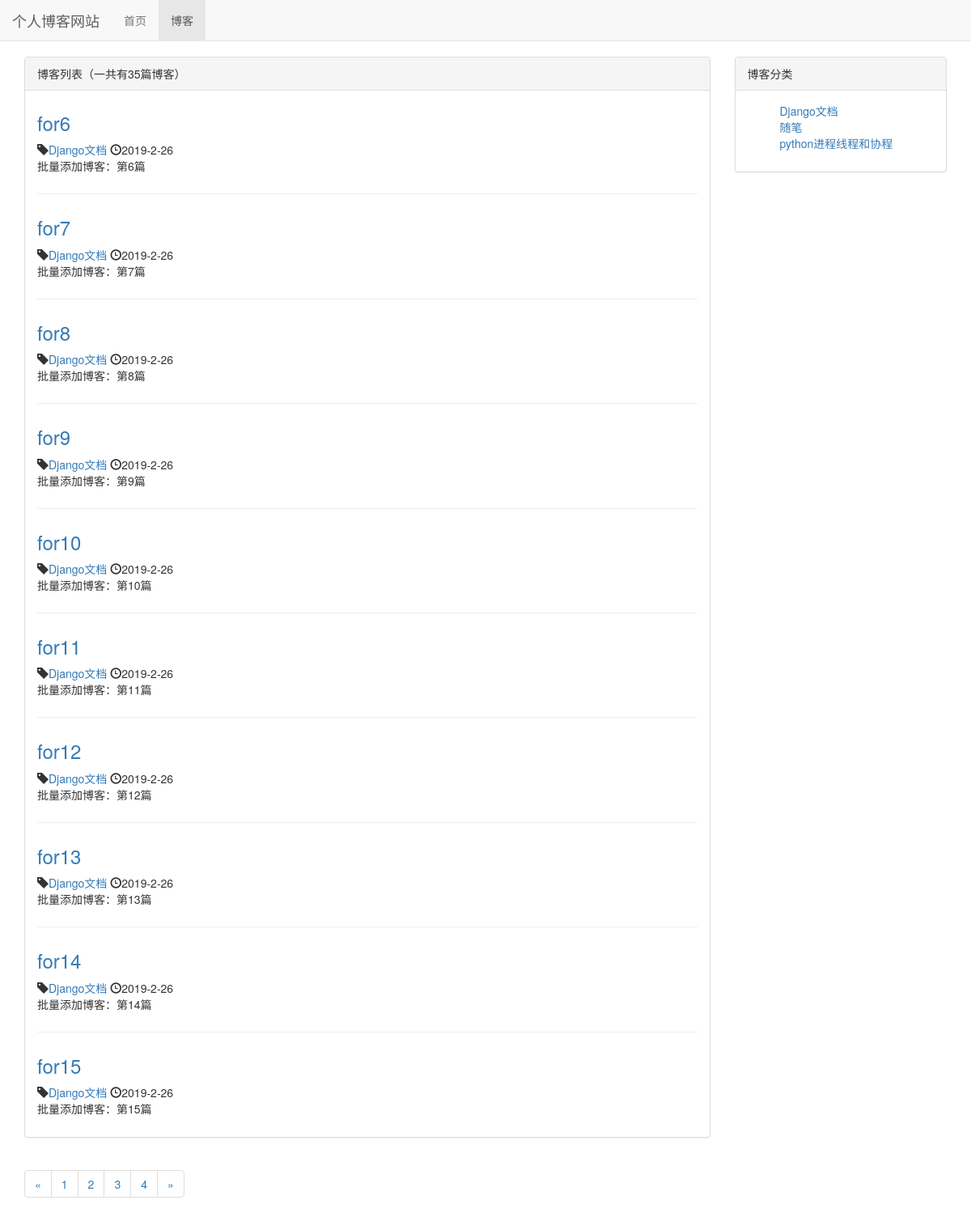
Screenshot of /blog/?page=2 with the database file from the repository.
### blog/models.py (models this page shows, shortened)
class Blog(models.Model):
    title = models.CharField(max_length=50, verbose_name="博客标题")
    blog_type = models.ForeignKey(BlogType, on_delete=models.DO_NOTHING, verbose_name="博客分类")
    content = models.TextField(verbose_name="博客内容")
    author = models.ForeignKey(User, on_delete=models.DO_NOTHING, verbose_name="作者")
    created_time = models.DateTimeField(auto_now_add=True, verbose_name="创建日期")
    last_updated_time = models.DateTimeField(auto_now=True, verbose_name="最近修改日期")
    class Meta:
        ordering = ['created_time']

class BlogType(models.Model):
    type_name = models.CharField(max_length=15, verbose_name="博客分类")
    def __str__(self):
        return self.type_name

### blog/views.py (the view)
# urls.py: path('', views.blog_list, name="blog_list"),
def blog_list(request):
    blogs_all_list = Blog.objects.all()
    paginator = Paginator(blogs_all_list, 10)
    page_num = request.GET.get("page", 1)  # 获取url的页码参数(GET请求)
    page_of_blogs = paginator.get_page(page_num)
    context = dict()
    context["page_of_blogs"] = page_of_blogs
    context["blog_types"] = BlogType.objects.all()
    return render_to_response("blog/blog_list.html", context)

### blog/templates/blog/blog_list.html (shortened to what this page needs)
{% extends 'base.html' %}
{% block nav_blog_active %}
    active
{% endblock %}
{% load staticfiles %}
{% block header_extends %}
    <link rel="stylesheet" href="{% static 'blog/blog.css' %}">
{% endblock %}
{% block content %}
    <div class="container">
        <div class="row">
            <div class="col-xs-12 col-sm-8 col-md-8 col-lg-9">
                <div class="panel panel-default">
                    <div class="panel-heading">{% block blog_list_title %}博客列表（一共有{{ page_of_blogs.paginator.count }}篇博客）{% endblock %}</div>
                    <div class="panel-body">
                        {% for blog in page_of_blogs.object_list %}
                            <div class="blog">
                                <h3><a href={% url 'blog_detail' blog.pk %}>{{ blog.title }}</a></h3>
                                <p class="blog-info">
                                    <span class="glyphicon glyphicon-tag" aria-hidden="true"></span><a href="{% url 'blog_with_type' blog.blog_type.pk %}">{{ blog.blog_type }}</a>
                                    <span class="glyphicon glyphicon-time" aria-hidden="true"></span>{{ blog.created_time|date:"Y-n-d" }}
                                </p>
                                <p>{{ blog.content| truncatechars_html:200 }}</p>
                            </div>
                        {% empty %}
                            <div class="blog">
                                <h3>暂无博客，敬请期待</h3>
                            </div>
                        {% endfor %}
                    </div>
                </div>
                <div>
                    <ul class="pagination">
                        <li>
                            {% if page_of_blogs.has_previous %}
                                <a href="?page={{ page_of_blogs.previous_page_number }}" aria-label="Previous">
                                    <span aria-hidden="true">&laquo;</span>
                                </a>
                            {% else %}
                                <span aria-hidden="true">&laquo;</span>
                            {% endif %}
                        </li>
                        {% for page_num in page_of_blogs.paginator.page_range %}
                            <li><a href="?page={{ page_num }}">{{ page_num }}</a></li>
                        {% endfor %}
                        <li>
                            {% if page_of_blogs.has_next %}
                                <a href="?page={{ page_of_blogs.next_page_number }}" aria-label="Next">
                                    <span aria-hidden="true">&raquo;</span>
                                </a>
                            {% else %}
                                <span aria-hidden="true">&raquo;</span>
                            {% endif %}
                        </li>
                    </ul>
                </div>
            </div>
            <div class="hidden-xs col-sm-4 col-md-4 col-lg-3">
                <div class="panel panel-default">
                    <div class="panel-heading">博客分类</div>
                    <div class="panel-body">
                    <ul class="blog-types">
                        {% for blog_type in blog_types %}
                                <li><a href="{% url 'blog_with_type' blog_type.pk %}">{{ blog_type.type_name }}</a></li>
                        {% empty %}
                            <li>暂无分类</li>
                        {% endfor %}
                    </ul>
                    </div>
                </div>
            </div>
        </div>
    </div>
{% endblock %}

### static/css/base.css (style rules this page uses)
body { margin: 0; padding: 0; margin-top: 70px!important; }

### blog/static/blog/blog.css (style rules this page uses)
ul.blog-types { list-style-type: None; }
div.blog:not(:last-child) { margin-bottom: 2em; padding-bottom: 1em; border-bottom: 1px solid #eee; }
div.blog h3 { margin-top: 0.5em; }
div.blog p.blog-info { margin-bottom: 0; }

### rows the page displays
Blog: title "for6", blog_type "Django文档", created_time "2019-2-26", content "批量添加博客：第6篇"
Blog: title "for7", blog_type "Django文档", created_time "2019-2-26", content "批量添加博客：第7篇"
Blog: title "for8", blog_type "Django文档", created_time "2019-2-26", content "批量添加博客：第8篇"
Blog: title "for9", blog_type "Django文档", created_time "2019-2-26", content "批量添加博客：第9篇"
Blog: title "for10", blog_type "Django文档", created_time "2019-2-26", content "批量添加博客：第10篇"
Blog: title "for11", blog_type "Django文档", created_time "2019-2-26", content "批量添加博客：第11篇"
Blog: title "for12", blog_type "Django文档", created_time "2019-2-26", content "批量添加博客：第12篇"
Blog: title "for13", blog_type "Django文档", created_time "2019-2-26", content "批量添加博客：第13篇"
Blog: title "for14", blog_type "Django文档", created_time "2019-2-26", content "批量添加博客：第14篇"
Blog: title "for15", blog_type "Django文档", created_time "2019-2-26", content "批量添加博客：第15篇"
BlogType: type_name "Django文档"
BlogType: type_name "随笔"
BlogType: type_name "python进程线程和协程"

### other values shown
{{ page_of_blogs.paginator.count }} "35"
{{ page_num }} "1" "2" "3" "4"
